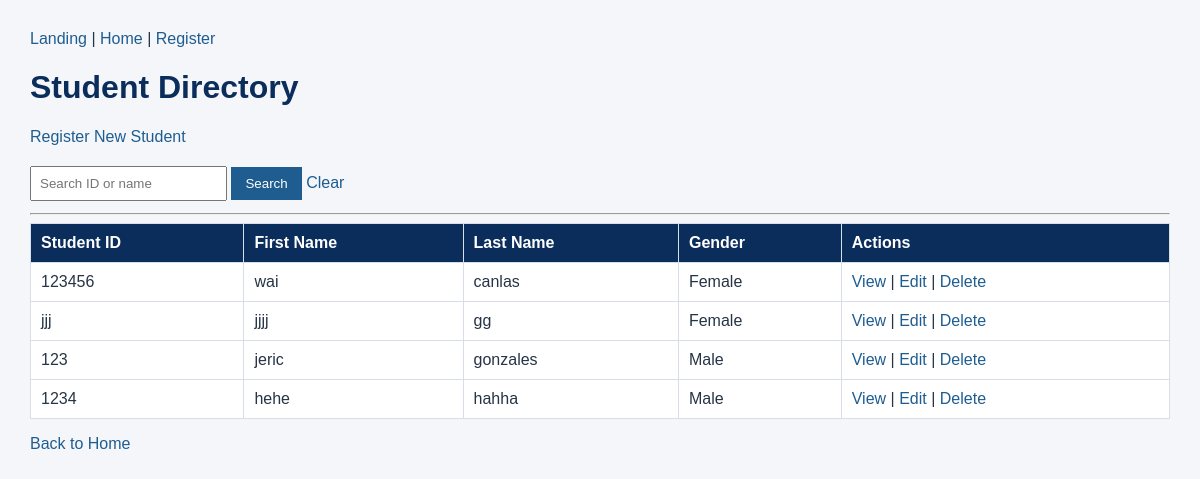
/registration/students/ (signed in), run on the app's committed database.
### registration/models.py (models this page shows, shortened)
class student(models.Model):
    GENDER_CHOICES = [
        ('Male', 'Male'),
        ('Female', 'Female')
    ]
    student_id=models.CharField(
        max_length=20,
        unique=True)
    first_name=models.CharField(
        max_length=100)
    last_name=models.CharField(
        max_length=100)
    gender=models.CharField(
        max_length=10,
        choices=GENDER_CHOICES)
    date_of_birth=models.DateField()
    contact_number=models.CharField(
        max_length=20)

### registration/views.py (the view)
# urls.py: path('students/', views.student_list, name='student_list'),
@user_passes_test(staff_check, login_url='login')
def student_list(request):
    query = request.GET.get('q', '').strip()
    students = student.objects.all().order_by('last_name', 'first_name')
    if query:
        students = students.filter(
            Q(student_id__icontains=query) |
            Q(first_name__icontains=query) |
            Q(last_name__icontains=query)
        )
    return render(request, 'registration/student_list.html', {
        'students': students,
        'query': query,
    })

### registration/views.py (called while the page is built)
def staff_check(user):
    return user.is_authenticated and user.is_staff

### registration/templates/registration/student_list.html (shortened to what this page needs)
{% load static %}
<!DOCTYPE html>
<html lang="en">
<head>
    <link rel="stylesheet" href="{% static 'registration/style.css' %}">
</head>
<body>
    <nav>
        <a href="{% url 'landing' %}">Landing</a> |
        <a href="{% url 'home' %}">Home</a> |
        <a href="{% url 'student_registration' %}">Register</a>
    </nav>
    <h1>Student Directory</h1>
    <p><a href="{% url 'student_create' %}">Register New Student</a></p>
    <form method="get">
        <input type="text" name="q" value="{{ query }}" placeholder="Search ID or name">
        <button type="submit">Search</button>
        <a href="{% url 'student_list' %}">Clear</a>
    </form>
    <hr>
    {% if students %}
    <table>
        <thead>
            <tr>
                <th>Student ID</th>
                <th>First Name</th>
                <th>Last Name</th>
                <th>Gender</th>
                <th>Actions</th>
            </tr>
        </thead>
        <tbody>
            {% for student in students %}
            <tr>
                <td>{{ student.student_id }}</td>
                <td>{{ student.first_name }}</td>
                <td>{{ student.last_name }}</td>
                <td>{{ student.gender }}</td>
                <td>
                    <a href="{% url 'student_detail' student.pk %}">View</a> |
                    <a href="{% url 'student_update' student.pk %}">Edit</a> |
                    <a href="{% url 'student_delete' student.pk %}">Delete</a>
                </td>
            </tr>
            {% endfor %}
        </tbody>
    </table>
    {% else %}
    <p>No Student records found.</p>
    {% endif %}
    <p><a href="{% url 'home' %}">Back to Home</a></p>
</body>
</html>

### registration/static/registration/style.css (style rules this page uses)
body { font-family: Arial, sans-serif; background: #f4f6f9; color: #263445; margin: 30px; }
nav { margin-bottom: 20px; }
h1 { color: #0b2d5c; }
a { color: #1f5d91; text-decoration: none; }
table { width: 100%; border-collapse: collapse; background: #ffffff; }
th { background: #0b2d5c; color: #ffffff; text-align: left; }
th, td { padding: 10px; border: 1px solid #d7dee8; }
button { background: #1f5d91; color: #ffffff; border: 0; padding: 9px 14px; cursor: pointer; }
input, select { padding: 8px; margin: 4px 0; }

### data on the page
student: student_id "123456", first_name "wai", last_name "canlas", gender "Female"
student: student_id "jjj", first_name "jjjj", last_name "gg", gender "Female"
student: student_id "123", first_name "jeric", last_name "gonzales", gender "Male"
student: student_id "1234", first_name "hehe", last_name "hahha", gender "Male"
